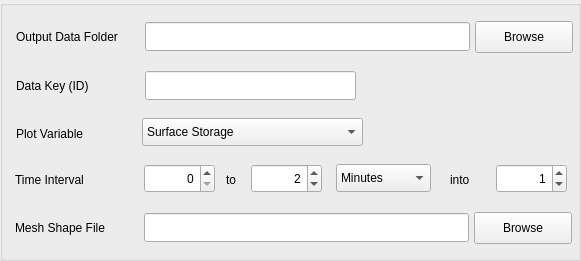
  <widget class="QGroupBox" name="groupBoxOutput">
   <property name="geometry">
    <rect>
     <x>15</x>
     <y>26</y>
     <width>581</width>
     <height>261</height>
    </rect>
   </property>
   <property name="title">
    <string/>
   </property>
   <widget class="QLabel" name="textLabel2">
    <property name="geometry">
     <rect>
      <x>16</x>
      <y>21</y>
      <width>131</width>
      <height>31</height>
     </rect>
    </property>
    <property name="text">
     <string>Output Data Folder</string>
    </property>
   </widget>
   <widget class="QPushButton" name="pushButtonOutputDataFolder">
    <property name="geometry">
     <rect>
      <x>475</x>
      <y>21</y>
      <width>98</width>
      <height>32</height>
     </rect>
    </property>
    <property name="text">
     <string>Browse</string>
    </property>
    <property name="autoDefault">
     <bool>false</bool>
    </property>
   </widget>
   <widget class="QLineEdit" name="lineEditOutputDataFolder">
    <property name="geometry">
     <rect>
      <x>145</x>
      <y>22</y>
      <width>325</width>
      <height>29</height>
     </rect>
    </property>
    <property name="font">
     <font>
      <pointsize>14</pointsize>
      <weight>75</weight>
      <bold>true</bold>
     </font>
    </property>
   </widget>
   <widget class="QLineEdit" name="lineEditDataKey">
    <property name="geometry">
     <rect>
      <x>145</x>
      <y>71</y>
      <width>211</width>
      <height>29</height>
     </rect>
    </property>
    <property name="font">
     <font>
      <pointsize>14</pointsize>
      <weight>75</weight>
      <bold>true</bold>
     </font>
    </property>
   </widget>
   <widget class="QLabel" name="textLabel2_2">
    <property name="geometry">
     <rect>
      <x>16</x>
      <y>70</y>
      <width>131</width>
      <height>31</height>
     </rect>
    </property>
    <property name="text">
     <string>Data Key (ID)</string>
    </property>
   </widget>
   <widget class="QLabel" name="textLabel2_3">
    <property name="geometry">
     <rect>
      <x>16</x>
      <y>118</y>
      <width>131</width>
      <height>31</height>
     </rect>
    </property>
    <property name="text">
     <string>Plot Variable</string>
    </property>
   </widget>
   <widget class="QComboBox" name="comboBoxPlotVariable">
    <property name="geometry">
     <rect>
      <x>142</x>
      <y>118</y>
      <width>221</width>
      <height>28</height>
     </rect>
    </property>
    <item>
     <property name="text">
      <string>Surface Storage</string>
     </property>
    </item>
    <item>
     <property name="text">
      <string>Soil Moisture Storage</string>
     </property>
    </item>
    <item>
     <property name="text">
      <string>Groundwater Storage</string>
     </property>
    </item>
    <item>
     <property name="text">
      <string>Interception Storage</string>
     </property>
    </item>
    <item>
     <property name="text">
      <string>Snowpack Storage</string>
     </property>
    </item>
    <item>
     <property name="text">
      <string>Evapotranspiration</string>
     </property>
    </item>
    <item>
     <property name="text">
      <string>Interception Loss</string>
     </property>
    </item>
    <item>
     <property name="text">
      <string>Transpiration</string>
     </property>
    </item>
    <item>
     <property name="text">
      <string>Evaporation from Ground</string>
     </property>
    </item>
    <item>
     <property name="text">
      <string>Infiltration</string>
     </property>
    </item>
    <item>
     <property name="text">
      <string>Recharge</string>
     </property>
    </item>
   </widget>
   <widget class="QLabel" name="textLabel2_5">
    <property name="geometry">
     <rect>
      <x>15</x>
      <y>212</y>
      <width>131</width>
      <height>31</height>
     </rect>
    </property>
    <property name="text">
     <string>Mesh Shape File</string>
    </property>
   </widget>
   <widget class="QLineEdit" name="lineEditMeshShapeFile">
    <property name="geometry">
     <rect>
      <x>144</x>
      <y>213</y>
      <width>325</width>
      <height>29</height>
     </rect>
    </property>
    <property name="font">
     <font>
      <pointsize>14</pointsize>
      <weight>75</weight>
      <bold>true</bold>
     </font>
    </property>
   </widget>
   <widget class="QPushButton" name="pushButtonMeshShapeFile">
    <property name="geometry">
     <rect>
      <x>474</x>
      <y>212</y>
      <width>98</width>
      <height>32</height>
     </rect>
    </property>
    <property name="text">
     <string>Browse</string>
    </property>
    <property name="autoDefault">
     <bool>false</bool>
    </property>
   </widget>
   <widget class="QLabel" name="textLabel2_6">
    <property name="geometry">
     <rect>
      <x>15</x>
      <y>164</y>
      <width>131</width>
      <height>31</height>
     </rect>
    </property>
    <property name="text">
     <string>Time Interval</string>
    </property>
   </widget>
   <widget class="QLabel" name="textLabel2_7">
    <property name="geometry">
     <rect>
      <x>226</x>
      <y>164</y>
      <width>31</width>
      <height>31</height>
     </rect>
    </property>
    <property name="text">
     <string>to</string>
    </property>
   </widget>
   <widget class="QSpinBox" name="spinBoxStartTime">
    <property name="geometry">
     <rect>
      <x>144</x>
      <y>164</y>
      <width>71</width>
      <height>29</height>
     </rect>
    </property>
    <property name="alignment">
     <set>Qt::AlignRight|Qt::AlignTrailing|Qt::AlignVCenter</set>
    </property>
    <property name="maximum">
     <number>999999999</number>
    </property>
   </widget>
   <widget class="QSpinBox" name="spinBoxStopTime">
    <property name="geometry">
     <rect>
      <x>251</x>
      <y>164</y>
      <width>71</width>
      <height>29</height>
     </rect>
    </property>
    <property name="alignment">
     <set>Qt::AlignRight|Qt::AlignTrailing|Qt::AlignVCenter</set>
    </property>
    <property name="maximum">
     <number>999999999</number>
    </property>
    <property name="value">
     <number>2</number>
    </property>
   </widget>
   <widget class="QComboBox" name="comboBoxStartStop">
    <property name="geometry">
     <rect>
      <x>336</x>
      <y>164</y>
      <width>95</width>
      <height>28</height>
     </rect>
    </property>
    <property name="currentText">
     <string>Minutes</string>
    </property>
    <property name="currentIndex">
     <number>0</number>
    </property>
    <item>
     <property name="text">
      <string>Minutes</string>
     </property>
    </item>
    <item>
     <property name="text">
      <string>Hours</string>
     </property>
    </item>
    <item>
     <property name="text">
      <string>Days</string>
     </property>
    </item>
    <item>
     <property name="text">
      <string>Weeks</string>
     </property>
    </item>
    <item>
     <property name="text">
      <string>Months</string>
     </property>
    </item>
    <item>
     <property name="text">
      <string>Years</string>
     </property>
    </item>
   </widget>
   <widget class="QLabel" name="textLabel2_8">
    <property name="geometry">
     <rect>
      <x>450</x>
      <y>164</y>
      <width>41</width>
      <height>31</height>
     </rect>
    </property>
    <property name="text">
     <string>into</string>
    </property>
   </widget>
   <widget class="QSpinBox" name="spinBoxNumBreaks">
    <property name="geometry">
     <rect>
      <x>496</x>
      <y>164</y>
      <width>71</width>
      <height>29</height>
     </rect>
    </property>
    <property name="alignment">
     <set>Qt::AlignRight|Qt::AlignTrailing|Qt::AlignVCenter</set>
    </property>
    <property name="maximum">
     <number>999999999</number>
    </property>
    <property name="value">
     <number>1</number>
    </property>
   </widget>
  </widget>
